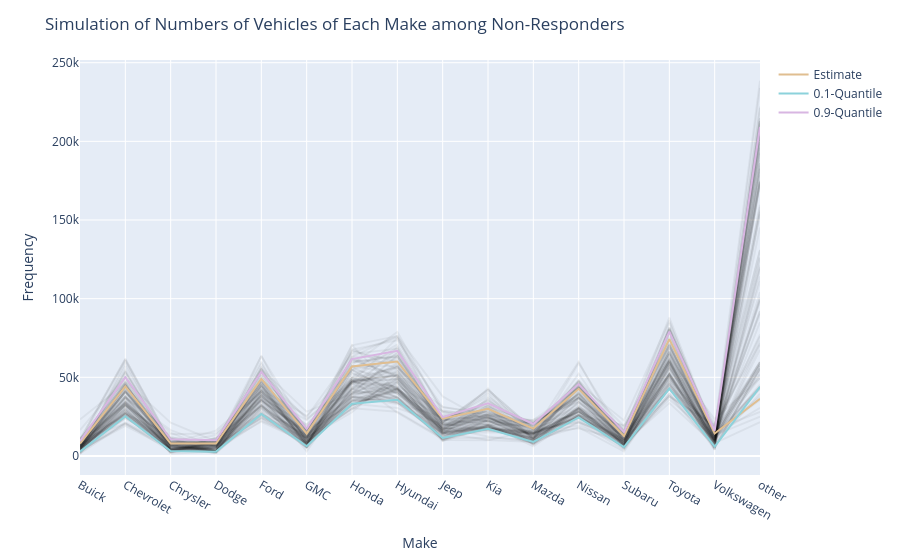

Source (notebook cell):
### Markdown cell above
# Appendix: Sensitivity Analysis

### Code cell
#| fig-cap: Non-response Simulation. The estimate in orange (shown for comparison only) is the result of multiplying the observed proportions by N - n, where N is assumed to be 500000.
#| label: fig-numones
fig = px.line()
rng = np.random.default_rng()
num_1s_for_R_0_all_sample = rng.choice(sens_res["num_1s_for_R_0_all"], size=100, axis=0)
num_traces = num_1s_for_R_0_all_sample.shape[0]
x = makes_series
y_all = num_1s_for_R_0_all_sample
for i in range(num_traces):
    y = y_all[i, :]
    fig.add_trace(
        go.Scatter(
            x=x,
            y=y,
            opacity=0.05,
            mode="lines",
            line = dict(color='black'),
            showlegend=False
        )
    )

y = np.round((500000 - n) * obs_props)
fig.add_trace(
    go.Scatter(
        name=f"Estimate",
        x=x,
        y=y,
        mode="lines",
        line = dict(color="rgb(224, 190, 144)"),
        showlegend=True
    )
)
fig.add_trace(
    go.Scatter(
        name=f"0.1-Quantile",
        x=x,
        y=np.quantile(num_1s_for_R_0_all_sample, 0.1, axis=0),
        mode="lines",
        line = dict(color="rgb(140, 210, 219)"),
        showlegend=True
    )
)
fig.add_trace(
    go.Scatter(
        name=f"0.9-Quantile",
        x=x,
        y=np.quantile(num_1s_for_R_0_all_sample, 0.9, axis=0),
        mode="lines",
        line = dict(color="rgb(216, 182, 226)"),
        showlegend=True
    )
)
fig.update_layout(
    title=f"Simulation of Numbers of Vehicles of Each Make among Non-Responders",
    xaxis={"title": "Make"},
    yaxis={"title": "Frequency"}
)

fig.show()
